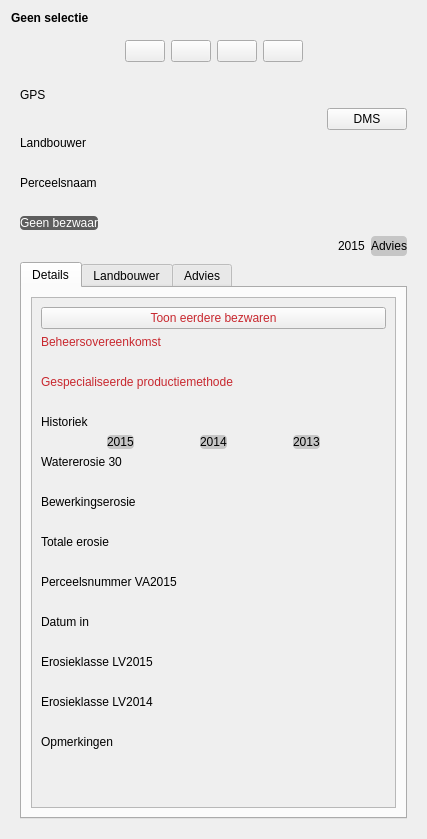
<?xml version="1.0" encoding="UTF-8"?>
<ui version="4.0">
 <class>ParcelInfoWidget</class>
 <widget class="QWidget" name="ParcelInfoWidget">
  <property name="geometry">
   <rect>
    <x>0</x>
    <y>0</y>
    <width>427</width>
    <height>839</height>
   </rect>
  </property>
  <property name="windowTitle">
   <string>Bezwaren bodemerosie</string>
  </property>
  <layout class="QVBoxLayout" name="verticalLayout_2">
   <item>
    <widget class="QLabel" name="lb_geenselectie">
     <property name="styleSheet">
      <string notr="true">* { font-weight: bold; }</string>
     </property>
     <property name="text">
      <string>Geen selectie</string>
     </property>
     <property name="alignment">
      <set>Qt::AlignLeading|Qt::AlignLeft|Qt::AlignTop</set>
     </property>
    </widget>
   </item>
   <item>
    <widget class="QWidget" name="infoWidget" native="true">
     <layout class="QVBoxLayout" name="verticalLayout">
      <item>
       <layout class="QHBoxLayout" name="horizontalLayout_3">
        <item>
         <spacer name="horizontalSpacer_2">
          <property name="orientation">
           <enum>Qt::Horizontal</enum>
          </property>
          <property name="sizeHint" stdset="0">
           <size>
            <width>0</width>
            <height>20</height>
           </size>
          </property>
         </spacer>
        </item>
        <item>
         <widget class="QPushButton" name="btn_photo">
          <property name="text">
           <string/>
          </property>
          <property name="icon">
           <iconset resource="resources.qrc">
            <normaloff>:/icons/icons/photo.png</normaloff>:/icons/icons/photo.png</iconset>
          </property>
          <property name="iconSize">
           <size>
            <width>64</width>
            <height>64</height>
           </size>
          </property>
         </widget>
        </item>
        <item>
         <widget class="QPushButton" name="btn_zoomto">
          <property name="sizePolicy">
           <sizepolicy hsizetype="Maximum" vsizetype="Maximum">
            <horstretch>0</horstretch>
            <verstretch>0</verstretch>
           </sizepolicy>
          </property>
          <property name="text">
           <string/>
          </property>
          <property name="icon">
           <iconset resource="resources.qrc">
            <normaloff>:/icons/icons/zoomto.png</normaloff>:/icons/icons/zoomto.png</iconset>
          </property>
          <property name="iconSize">
           <size>
            <width>64</width>
            <height>64</height>
           </size>
          </property>
         </widget>
        </item>
        <item>
         <widget class="EnabledBooleanButton" name="efwBtn_bezwaarformulier">
          <property name="sizePolicy">
           <sizepolicy hsizetype="Maximum" vsizetype="Maximum">
            <horstretch>0</horstretch>
            <verstretch>0</verstretch>
           </sizepolicy>
          </property>
          <property name="text">
           <string/>
          </property>
          <property name="icon">
           <iconset resource="resources.qrc">
            <normaloff>:/icons/icons/pdf.png</normaloff>:/icons/icons/pdf.png</iconset>
          </property>
          <property name="iconSize">
           <size>
            <width>64</width>
            <height>64</height>
           </size>
          </property>
         </widget>
        </item>
        <item>
         <widget class="QPushButton" name="btn_edit">
          <property name="sizePolicy">
           <sizepolicy hsizetype="Maximum" vsizetype="Maximum">
            <horstretch>0</horstretch>
            <verstretch>0</verstretch>
           </sizepolicy>
          </property>
          <property name="text">
           <string/>
          </property>
          <property name="icon">
           <iconset resource="resources.qrc">
            <normaloff>:/icons/icons/edit.png</normaloff>:/icons/icons/edit.png</iconset>
          </property>
          <property name="iconSize">
           <size>
            <width>64</width>
            <height>64</height>
           </size>
          </property>
         </widget>
        </item>
        <item>
         <spacer name="horizontalSpacer_3">
          <property name="orientation">
           <enum>Qt::Horizontal</enum>
          </property>
          <property name="sizeHint" stdset="0">
           <size>
            <width>0</width>
            <height>20</height>
           </size>
          </property>
         </spacer>
        </item>
       </layout>
      </item>
      <item>
       <widget class="ValueLabel" name="efw_uniek_id">
        <property name="styleSheet">
         <string notr="true">QLabel {
font-weight: bold;
}</string>
        </property>
        <property name="text">
         <string/>
        </property>
        <property name="alignment">
         <set>Qt::AlignLeading|Qt::AlignLeft|Qt::AlignTop</set>
        </property>
       </widget>
      </item>
      <item>
       <widget class="QLabel" name="lb_gps">
        <property name="text">
         <string>GPS</string>
        </property>
       </widget>
      </item>
      <item>
       <layout class="QHBoxLayout" name="horizontalLayout_5">
        <item>
         <widget class="QLabel" name="lbv_gps">
          <property name="styleSheet">
           <string notr="true">* { font-style: italic; }</string>
          </property>
          <property name="text">
           <string/>
          </property>
          <property name="indent">
           <number>20</number>
          </property>
          <property name="buddy">
           <cstring></cstring>
          </property>
         </widget>
        </item>
        <item>
         <widget class="QPushButton" name="btn_gpsDms">
          <property name="sizePolicy">
           <sizepolicy hsizetype="Maximum" vsizetype="Fixed">
            <horstretch>0</horstretch>
            <verstretch>0</verstretch>
           </sizepolicy>
          </property>
          <property name="text">
           <string>DMS</string>
          </property>
          <property name="checkable">
           <bool>true</bool>
          </property>
         </widget>
        </item>
       </layout>
      </item>
      <item>
       <widget class="QLabel" name="lb_naam_2">
        <property name="text">
         <string>Landbouwer</string>
        </property>
       </widget>
      </item>
      <item>
       <widget class="AutohideValueLabel" name="efw_naam">
        <property name="styleSheet">
         <string notr="true">* { font-style: italic; }</string>
        </property>
        <property name="text">
         <string/>
        </property>
        <property name="wordWrap">
         <bool>true</bool>
        </property>
        <property name="indent">
         <number>20</number>
        </property>
        <property name="buddy">
         <cstring>lb_naam_2</cstring>
        </property>
       </widget>
      </item>
      <item>
       <widget class="QLabel" name="lb_perceelsnaam">
        <property name="text">
         <string>Perceelsnaam</string>
        </property>
       </widget>
      </item>
      <item>
       <widget class="AutohideValueLabel" name="efw_perceelsnaam">
        <property name="styleSheet">
         <string notr="true">* { font-style: italic; }</string>
        </property>
        <property name="text">
         <string/>
        </property>
        <property name="wordWrap">
         <bool>true</bool>
        </property>
        <property name="indent">
         <number>20</number>
        </property>
        <property name="buddy">
         <cstring>lb_perceelsnaam</cstring>
        </property>
       </widget>
      </item>
      <item>
       <widget class="DefaultColorValueLabel" name="efw_advies_behandeld">
        <property name="sizePolicy">
         <sizepolicy hsizetype="Maximum" vsizetype="Preferred">
          <horstretch>0</horstretch>
          <verstretch>0</verstretch>
         </sizepolicy>
        </property>
        <property name="styleSheet">
         <string notr="true">* { background-color: #5D5D5D; color: white; border-radius: 4px;}</string>
        </property>
        <property name="text">
         <string>Geen bezwaar</string>
        </property>
        <property name="margin">
         <number>4</number>
        </property>
       </widget>
      </item>
      <item>
       <layout class="QHBoxLayout" name="horizontalLayout">
        <property name="spacing">
         <number>6</number>
        </property>
        <property name="sizeConstraint">
         <enum>QLayout::SetDefaultConstraint</enum>
        </property>
        <item>
         <spacer name="horizontalSpacer">
          <property name="orientation">
           <enum>Qt::Horizontal</enum>
          </property>
          <property name="sizeHint" stdset="0">
           <size>
            <width>40</width>
            <height>20</height>
           </size>
          </property>
         </spacer>
        </item>
        <item>
         <widget class="SensitivityColorLabel" name="efw2_kleur_2015">
          <property name="sizePolicy">
           <sizepolicy hsizetype="Maximum" vsizetype="Preferred">
            <horstretch>0</horstretch>
            <verstretch>0</verstretch>
           </sizepolicy>
          </property>
          <property name="text">
           <string>2015</string>
          </property>
          <property name="margin">
           <number>4</number>
          </property>
         </widget>
        </item>
        <item>
         <widget class="SensitivityColorLabel" name="efw_advies_nieuwe_kleur">
          <property name="sizePolicy">
           <sizepolicy hsizetype="Maximum" vsizetype="Preferred">
            <horstretch>0</horstretch>
            <verstretch>0</verstretch>
           </sizepolicy>
          </property>
          <property name="styleSheet">
           <string notr="true">* { background-color: #C6C6C6; color: black; border-radius: 4px;}</string>
          </property>
          <property name="text">
           <string>Advies</string>
          </property>
          <property name="margin">
           <number>4</number>
          </property>
         </widget>
        </item>
       </layout>
      </item>
      <item>
       <widget class="QTabWidget" name="lb_observaties_bewerkingserosie">
        <property name="tabPosition">
         <enum>QTabWidget::North</enum>
        </property>
        <property name="tabShape">
         <enum>QTabWidget::Rounded</enum>
        </property>
        <property name="currentIndex">
         <number>0</number>
        </property>
        <widget class="QWidget" name="tab">
         <attribute name="title">
          <string>Details</string>
         </attribute>
         <layout class="QVBoxLayout" name="verticalLayout_3">
          <item>
           <widget class="QScrollArea" name="scrollArea_3">
            <property name="widgetResizable">
             <bool>true</bool>
            </property>
            <widget class="QWidget" name="scrollAreaWidgetContents_3">
             <property name="geometry">
              <rect>
               <x>0</x>
               <y>0</y>
               <width>354</width>
               <height>649</height>
              </rect>
             </property>
             <layout class="QVBoxLayout" name="verticalLayout_8">
              <item>
               <widget class="VisibilityBooleanButton" name="efwBtn_herindiening_bezwaar">
                <property name="styleSheet">
                 <string notr="true">* { color: #C8282F; }</string>
                </property>
                <property name="text">
                 <string>Toon eerdere bezwaren</string>
                </property>
               </widget>
              </item>
              <item>
               <widget class="QLabel" name="lb_beheersovereenkomst">
                <property name="styleSheet">
                 <string notr="true">* { color: #C8282F; }</string>
                </property>
                <property name="text">
                 <string>Beheersovereenkomst</string>
                </property>
                <property name="indent">
                 <number>0</number>
                </property>
               </widget>
              </item>
              <item>
               <widget class="AutohideValueLabel" name="efw_bo">
                <property name="styleSheet">
                 <string notr="true">* { font-style: italic; color: #C8282F; }</string>
                </property>
                <property name="text">
                 <string/>
                </property>
                <property name="wordWrap">
                 <bool>true</bool>
                </property>
                <property name="indent">
                 <number>20</number>
                </property>
                <property name="buddy">
                 <cstring>lb_beheersovereenkomst</cstring>
                </property>
               </widget>
              </item>
              <item>
               <widget class="QLabel" name="lb_gespec_pm">
                <property name="styleSheet">
                 <string notr="true">* { color: #C8282F; }</string>
                </property>
                <property name="text">
                 <string>Gespecialiseerde productiemethode</string>
                </property>
                <property name="wordWrap">
                 <bool>true</bool>
                </property>
               </widget>
              </item>
              <item>
               <widget class="AutohideValueLabel" name="efw_gespec_pm">
                <property name="styleSheet">
                 <string notr="true">* { color: #C8282F; font-style: italic; }</string>
                </property>
                <property name="text">
                 <string/>
                </property>
                <property name="wordWrap">
                 <bool>true</bool>
                </property>
                <property name="indent">
                 <number>20</number>
                </property>
                <property name="buddy">
                 <cstring>lb_gespec_pm</cstring>
                </property>
               </widget>
              </item>
              <item>
               <widget class="QLabel" name="lb_historiek">
                <property name="text">
                 <string>Historiek</string>
                </property>
               </widget>
              </item>
              <item>
               <layout class="QHBoxLayout" name="horizontalLayout_2">
                <property name="spacing">
                 <number>0</number>
                </property>
                <item>
                 <widget class="SensitivityColorLabel" name="efw_kleur_2015">
                  <property name="sizePolicy">
                   <sizepolicy hsizetype="Maximum" vsizetype="Preferred">
                    <horstretch>0</horstretch>
                    <verstretch>0</verstretch>
                   </sizepolicy>
                  </property>
                  <property name="styleSheet">
                   <string notr="true">* { background-color: #C6C6C6; color: black; border-radius: 4px;}</string>
                  </property>
                  <property name="text">
                   <string>2015</string>
                  </property>
                  <property name="margin">
                   <number>4</number>
                  </property>
                 </widget>
                </item>
                <item>
                 <widget class="SensitivityColorLabel" name="efw_kleur_2014">
                  <property name="sizePolicy">
                   <sizepolicy hsizetype="Maximum" vsizetype="Preferred">
                    <horstretch>0</horstretch>
                    <verstretch>0</verstretch>
                   </sizepolicy>
                  </property>
                  <property name="styleSheet">
                   <string notr="true">* { background-color: #C6C6C6; color: black; border-radius: 4px;}</string>
                  </property>
                  <property name="text">
                   <string>2014</string>
                  </property>
                  <property name="margin">
                   <number>4</number>
                  </property>
                 </widget>
                </item>
                <item>
                 <widget class="SensitivityColorLabel" name="efw_kleur_2013">
                  <property name="sizePolicy">
                   <sizepolicy hsizetype="Maximum" vsizetype="Preferred">
                    <horstretch>0</horstretch>
                    <verstretch>0</verstretch>
                   </sizepolicy>
                  </property>
                  <property name="styleSheet">
                   <string notr="true">* { background-color: #C6C6C6; color: black; border-radius: 4px;}</string>
                  </property>
                  <property name="text">
                   <string>2013</string>
                  </property>
                  <property name="margin">
                   <number>4</number>
                  </property>
                 </widget>
                </item>
               </layout>
              </item>
              <item>
               <widget class="QLabel" name="lb_watererosie_30_2015">
                <property name="text">
                 <string>Watererosie 30</string>
                </property>
               </widget>
              </item>
              <item>
               <widget class="ValueLabel" name="efw_watererosie_30_2015">
                <property name="styleSheet">
                 <string notr="true">* { font-style: italic;}</string>
                </property>
                <property name="text">
                 <string/>
                </property>
                <property name="indent">
                 <number>20</number>
                </property>
               </widget>
              </item>
              <item>
               <widget class="QLabel" name="lb_bewerkingserosie_2015">
                <property name="text">
                 <string>Bewerkingserosie</string>
                </property>
               </widget>
              </item>
              <item>
               <widget class="ValueLabel" name="efw_bewerkingserosie_2015">
                <property name="styleSheet">
                 <string notr="true">* { font-style: italic;}</string>
                </property>
                <property name="text">
                 <string/>
                </property>
                <property name="indent">
                 <number>20</number>
                </property>
               </widget>
              </item>
              <item>
               <widget class="QLabel" name="lb_totale_erosie_2015">
                <property name="text">
                 <string>Totale erosie</string>
                </property>
               </widget>
              </item>
              <item>
               <widget class="ValueLabel" name="efw_totale_erosie_2015">
                <property name="styleSheet">
                 <string notr="true">* { font-style: italic;}</string>
                </property>
                <property name="text">
                 <string/>
                </property>
                <property name="indent">
                 <number>20</number>
                </property>
               </widget>
              </item>
              <item>
               <widget class="QLabel" name="lb_perceelsnr_va2015">
                <property name="text">
                 <string>Perceelsnummer VA2015</string>
                </property>
               </widget>
              </item>
              <item>
               <widget class="ValueLabel" name="efw2_perceelsnr_va_2015">
                <property name="styleSheet">
                 <string notr="true">* { font-style: italic; }</string>
                </property>
                <property name="text">
                 <string/>
                </property>
                <property name="indent">
                 <number>20</number>
                </property>
               </widget>
              </item>
              <item>
               <widget class="QLabel" name="lb_datum_in">
                <property name="text">
                 <string>Datum in</string>
                </property>
               </widget>
              </item>
              <item>
               <widget class="ValueLabel" name="efw_datum_bezwaar">
                <property name="styleSheet">
                 <string notr="true">* { font-style: italic; }</string>
                </property>
                <property name="text">
                 <string/>
                </property>
                <property name="indent">
                 <number>20</number>
                </property>
               </widget>
              </item>
              <item>
               <widget class="QLabel" name="lb_erosieklasse_lv_2015">
                <property name="text">
                 <string>Erosieklasse LV2015</string>
                </property>
               </widget>
              </item>
              <item>
               <widget class="ValueLabel" name="efw_erosieklasse_lv_2015">
                <property name="styleSheet">
                 <string notr="true">* { font-style: italic; }</string>
                </property>
                <property name="text">
                 <string/>
                </property>
                <property name="wordWrap">
                 <bool>true</bool>
                </property>
                <property name="indent">
                 <number>20</number>
                </property>
               </widget>
              </item>
              <item>
               <widget class="QLabel" name="lb_erosieklasse_lv_2014">
                <property name="text">
                 <string>Erosieklasse LV2014</string>
                </property>
               </widget>
              </item>
              <item>
               <widget class="AutohideValueLabel" name="efw_erosieklasse_lv_2014">
                <property name="styleSheet">
                 <string notr="true">* { font-style: italic; }</string>
                </property>
                <property name="text">
                 <string/>
                </property>
                <property name="wordWrap">
                 <bool>true</bool>
                </property>
                <property name="indent">
                 <number>20</number>
                </property>
                <property name="buddy">
                 <cstring>lb_erosieklasse_lv_2014</cstring>
                </property>
               </widget>
              </item>
              <item>
               <widget class="QLabel" name="lb_opmerking">
                <property name="text">
                 <string>Opmerkingen</string>
                </property>
               </widget>
              </item>
              <item>
               <widget class="AutohideValueLabel" name="efw_opmerking">
                <property name="styleSheet">
                 <string notr="true">* { font-style: italic;}</string>
                </property>
                <property name="text">
                 <string/>
                </property>
                <property name="indent">
                 <number>20</number>
                </property>
                <property name="buddy">
                 <cstring>lb_opmerking</cstring>
                </property>
               </widget>
              </item>
              <item>
               <spacer name="verticalSpacer">
                <property name="orientation">
                 <enum>Qt::Vertical</enum>
                </property>
                <property name="sizeHint" stdset="0">
                 <size>
                  <width>20</width>
                  <height>0</height>
                 </size>
                </property>
               </spacer>
              </item>
             </layout>
            </widget>
           </widget>
          </item>
         </layout>
        </widget>
        <widget class="QWidget" name="tab_2">
         <attribute name="title">
          <string>Landbouwer</string>
         </attribute>
         <layout class="QVBoxLayout" name="verticalLayout_4">
          <item>
           <widget class="QScrollArea" name="scrollArea_2">
            <property name="frameShape">
             <enum>QFrame::NoFrame</enum>
            </property>
            <property name="frameShadow">
             <enum>QFrame::Plain</enum>
            </property>
            <property name="lineWidth">
             <number>0</number>
            </property>
            <property name="widgetResizable">
             <bool>true</bool>
            </property>
            <widget class="QWidget" name="scrollAreaWidgetContents_2">
             <property name="geometry">
              <rect>
               <x>0</x>
               <y>0</y>
               <width>356</width>
               <height>533</height>
              </rect>
             </property>
             <layout class="QVBoxLayout" name="verticalLayout_7">
              <item>
               <widget class="EnabledBooleanButton" name="efwBtnAndereBezwaren_advies_behandeld">
                <property name="text">
                 <string>Toon alle bezwaren</string>
                </property>
               </widget>
              </item>
              <item>
               <widget class="QLabel" name="lb_producentnummer">
                <property name="text">
                 <string>Producentnummer</string>
                </property>
               </widget>
              </item>
              <item>
               <widget class="ValueLabel" name="efw_producentnr">
                <property name="styleSheet">
                 <string notr="true">* { font-style: italic; }</string>
                </property>
                <property name="text">
                 <string/>
                </property>
                <property name="indent">
                 <number>20</number>
                </property>
               </widget>
              </item>
              <item>
               <widget class="QLabel" name="lb_naam">
                <property name="text">
                 <string>Naam</string>
                </property>
               </widget>
              </item>
              <item>
               <widget class="ValueLabel" name="efw2_naam">
                <property name="styleSheet">
                 <string notr="true">* { font-style: italic; }</string>
                </property>
                <property name="text">
                 <string/>
                </property>
                <property name="wordWrap">
                 <bool>true</bool>
                </property>
                <property name="indent">
                 <number>20</number>
                </property>
               </widget>
              </item>
              <item>
               <widget class="QLabel" name="lb_adres">
                <property name="text">
                 <string>Adres</string>
                </property>
               </widget>
              </item>
              <item>
               <widget class="ValueLabel" name="efw_straat_met_nr">
                <property name="styleSheet">
                 <string notr="true">* { font-style: italic; }</string>
                </property>
                <property name="text">
                 <string/>
                </property>
                <property name="wordWrap">
                 <bool>true</bool>
                </property>
                <property name="indent">
                 <number>20</number>
                </property>
               </widget>
              </item>
              <item>
               <layout class="QHBoxLayout" name="horizontalLayout_4">
                <item>
                 <spacer name="horizontalSpacer_4">
                  <property name="orientation">
                   <enum>Qt::Horizontal</enum>
                  </property>
                  <property name="sizeType">
                   <enum>QSizePolicy::Fixed</enum>
                  </property>
                  <property name="sizeHint" stdset="0">
                   <size>
                    <width>20</width>
                    <height>0</height>
                   </size>
                  </property>
                 </spacer>
                </item>
                <item>
                 <widget class="ValueLabel" name="efw_postcode">
                  <property name="sizePolicy">
                   <sizepolicy hsizetype="Maximum" vsizetype="Preferred">
                    <horstretch>0</horstretch>
                    <verstretch>0</verstretch>
                   </sizepolicy>
                  </property>
                  <property name="styleSheet">
                   <string notr="true">* { font-style: italic; }</string>
                  </property>
                  <property name="text">
                   <string/>
                  </property>
                 </widget>
                </item>
                <item>
                 <widget class="ValueLabel" name="efw_gemeente">
                  <property name="styleSheet">
                   <string notr="true">* { font-style: italic; }</string>
                  </property>
                  <property name="text">
                   <string/>
                  </property>
                 </widget>
                </item>
               </layout>
              </item>
              <item>
               <widget class="QLabel" name="lb_email">
                <property name="text">
                 <string>E-mail</string>
                </property>
               </widget>
              </item>
              <item>
               <widget class="AutohideValueLabel" name="efw_email">
                <property name="styleSheet">
                 <string notr="true">* { font-style: italic; }</string>
                </property>
                <property name="text">
                 <string/>
                </property>
                <property name="wordWrap">
                 <bool>true</bool>
                </property>
                <property name="indent">
                 <number>20</number>
                </property>
                <property name="buddy">
                 <cstring>lb_email</cstring>
                </property>
               </widget>
              </item>
              <item>
               <widget class="QLabel" name="lb_telefoon_2">
                <property name="text">
                 <string>Telefoon</string>
                </property>
               </widget>
              </item>
              <item>
               <widget class="AutohideValueLabel" name="efw2_telefoon">
                <property name="styleSheet">
                 <string notr="true">* { font-style: italic; }</string>
                </property>
                <property name="text">
                 <string/>
                </property>
                <property name="indent">
                 <number>20</number>
                </property>
               </widget>
              </item>
              <item>
               <widget class="AutohideValueLabel" name="efw2_gsm">
                <property name="styleSheet">
                 <string notr="true">* { font-style: italic; }</string>
                </property>
                <property name="text">
                 <string/>
                </property>
                <property name="indent">
                 <number>20</number>
                </property>
               </widget>
              </item>
              <item>
               <widget class="QLabel" name="lb_hoofdteelt">
                <property name="text">
                 <string>Hoofdteelt</string>
                </property>
               </widget>
              </item>
              <item>
               <widget class="AutohideValueLabel" name="efw_hoofdteelt">
                <property name="styleSheet">
                 <string notr="true">* { font-style: italic; }</string>
                </property>
                <property name="text">
                 <string/>
                </property>
                <property name="wordWrap">
                 <bool>true</bool>
                </property>
                <property name="indent">
                 <number>20</number>
                </property>
                <property name="buddy">
                 <cstring>lb_hoofdteelt</cstring>
                </property>
               </widget>
              </item>
              <item>
               <widget class="QLabel" name="lb_voorteelt">
                <property name="text">
                 <string>Voorteelt</string>
                </property>
               </widget>
              </item>
              <item>
               <widget class="AutohideValueLabel" name="efw_voorteelt">
                <property name="styleSheet">
                 <string notr="true">* { font-style: italic; }</string>
                </property>
                <property name="text">
                 <string/>
                </property>
                <property name="wordWrap">
                 <bool>true</bool>
                </property>
                <property name="indent">
                 <number>20</number>
                </property>
                <property name="buddy">
                 <cstring>lb_voorteelt</cstring>
                </property>
               </widget>
              </item>
              <item>
               <widget class="QLabel" name="lb_nateelt">
                <property name="text">
                 <string>Nateelt</string>
                </property>
               </widget>
              </item>
              <item>
               <widget class="AutohideValueLabel" name="efw_nateelt">
                <property name="styleSheet">
                 <string notr="true">* { font-style: italic; }</string>
                </property>
                <property name="text">
                 <string/>
                </property>
                <property name="wordWrap">
                 <bool>true</bool>
                </property>
                <property name="indent">
                 <number>20</number>
                </property>
                <property name="buddy">
                 <cstring>lb_nateelt</cstring>
                </property>
               </widget>
              </item>
              <item>
               <spacer name="verticalSpacer_2">
                <property name="orientation">
                 <enum>Qt::Vertical</enum>
                </property>
                <property name="sizeHint" stdset="0">
                 <size>
                  <width>20</width>
                  <height>0</height>
                 </size>
                </property>
               </spacer>
              </item>
             </layout>
            </widget>
           </widget>
          </item>
         </layout>
        </widget>
        <widget class="QWidget" name="tab_3">
         <attribute name="title">
          <string>Advies</string>
         </attribute>
         <layout class="QVBoxLayout" name="verticalLayout_5">
          <item>
           <widget class="QScrollArea" name="scrollArea">
            <property name="autoFillBackground">
             <bool>false</bool>
            </property>
            <property name="styleSheet">
             <string notr="true"/>
            </property>
            <property name="frameShape">
             <enum>QFrame::NoFrame</enum>
            </property>
            <property name="frameShadow">
             <enum>QFrame::Plain</enum>
            </property>
            <property name="lineWidth">
             <number>0</number>
            </property>
            <property name="widgetResizable">
             <bool>true</bool>
            </property>
            <widget class="QWidget" name="scrollAreaWidgetContents">
             <property name="geometry">
              <rect>
               <x>0</x>
               <y>0</y>
               <width>356</width>
               <height>389</height>
              </rect>
             </property>
             <layout class="QVBoxLayout" name="verticalLayout_6">
              <item>
               <widget class="QLabel" name="lb_advies_aanvaarding">
                <property name="text">
                 <string>Advies aanvaarding</string>
                </property>
               </widget>
              </item>
              <item>
               <widget class="ValueMappedLabel" name="efw_advies_aanvaarding">
                <property name="styleSheet">
                 <string notr="true">* { font-style: italic; }</string>
                </property>
                <property name="text">
                 <string/>
                </property>
                <property name="indent">
                 <number>20</number>
                </property>
               </widget>
              </item>
              <item>
               <widget class="QLabel" name="lb_datum_veldbezoek">
                <property name="text">
                 <string>Datum veldbezoek</string>
                </property>
               </widget>
              </item>
              <item>
               <widget class="ValueLabel" name="efw_datum_veldbezoek">
                <property name="styleSheet">
                 <string notr="true">* { font-style: italic; }</string>
                </property>
                <property name="text">
                 <string/>
                </property>
                <property name="indent">
                 <number>20</number>
                </property>
               </widget>
              </item>
              <item>
               <widget class="QLabel" name="lb_gewas_veldbezoek">
                <property name="text">
                 <string>Gewas veldbezoek</string>
                </property>
               </widget>
              </item>
              <item>
               <widget class="ValueLabel" name="efw_gewas_veldbezoek">
                <property name="styleSheet">
                 <string notr="true">* { font-style: italic; }</string>
                </property>
                <property name="text">
                 <string/>
                </property>
                <property name="textFormat">
                 <enum>Qt::AutoText</enum>
                </property>
                <property name="scaledContents">
                 <bool>false</bool>
                </property>
                <property name="wordWrap">
                 <bool>true</bool>
                </property>
                <property name="indent">
                 <number>20</number>
                </property>
               </widget>
              </item>
              <item>
               <widget class="QLabel" name="lb_observaties_watererosie">
                <property name="text">
                 <string>Observatie watererosie</string>
                </property>
                <property name="wordWrap">
                 <bool>true</bool>
                </property>
               </widget>
              </item>
              <item>
               <widget class="ValueLabel" name="efw_observaties_watererosie">
                <property name="styleSheet">
                 <string notr="true">* { font-style: italic; }</string>
                </property>
                <property name="text">
                 <string/>
                </property>
                <property name="wordWrap">
                 <bool>true</bool>
                </property>
                <property name="indent">
                 <number>20</number>
                </property>
               </widget>
              </item>
              <item>
               <widget class="QLabel" name="lb_observaties_bewerkingserosie_2">
                <property name="text">
                 <string>Observatie bewerkingserosie</string>
                </property>
                <property name="wordWrap">
                 <bool>true</bool>
                </property>
               </widget>
              </item>
              <item>
               <widget class="ValueLabel" name="efw_observaties_bewerkingserosie">
                <property name="styleSheet">
                 <string notr="true">* { font-style: italic; }</string>
                </property>
                <property name="text">
                 <string/>
                </property>
                <property name="wordWrap">
                 <bool>true</bool>
                </property>
                <property name="indent">
                 <number>20</number>
                </property>
               </widget>
              </item>
              <item>
               <widget class="QLabel" name="lb_andere_observaties">
                <property name="text">
                 <string>Andere observaties</string>
                </property>
               </widget>
              </item>
              <item>
               <widget class="ValueLabel" name="efw_andere_observaties">
                <property name="styleSheet">
                 <string notr="true">* { font-style: italic; }</string>
                </property>
                <property name="text">
                 <string/>
                </property>
                <property name="wordWrap">
                 <bool>true</bool>
                </property>
                <property name="indent">
                 <number>20</number>
                </property>
               </widget>
              </item>
              <item>
               <widget class="QLabel" name="lb_opmerkingen_veld">
                <property name="text">
                 <string>Opmerkingen veldbezoek</string>
                </property>
               </widget>
              </item>
              <item>
               <widget class="ValueLabel" name="efw_opmerkingen_veldbezoek">
                <property name="styleSheet">
                 <string notr="true">* { font-style: italic; }</string>
                </property>
                <property name="text">
                 <string/>
                </property>
                <property name="wordWrap">
                 <bool>true</bool>
                </property>
                <property name="indent">
                 <number>20</number>
                </property>
               </widget>
              </item>
              <item>
               <spacer name="verticalSpacer_3">
                <property name="orientation">
                 <enum>Qt::Vertical</enum>
                </property>
                <property name="sizeHint" stdset="0">
                 <size>
                  <width>20</width>
                  <height>0</height>
                 </size>
                </property>
               </spacer>
              </item>
             </layout>
            </widget>
           </widget>
          </item>
         </layout>
        </widget>
       </widget>
      </item>
     </layout>
    </widget>
   </item>
  </layout>
 </widget>
 <customwidgets>
  <customwidget>
   <class>AutohideValueLabel</class>
   <extends>QLabel</extends>
   <header>Erosiebezwaren/widgets/valuelabel.h</header>
  </customwidget>
  <customwidget>
   <class>SensitivityColorLabel</class>
   <extends>QLabel</extends>
   <header>Erosiebezwaren/widgets/valuelabel.h</header>
  </customwidget>
  <customwidget>
   <class>DefaultColorValueLabel</class>
   <extends>QLabel</extends>
   <header>Erosiebezwaren/widgets/valuelabel.h</header>
  </customwidget>
  <customwidget>
   <class>EnabledBooleanButton</class>
   <extends>QPushButton</extends>
   <header>Erosiebezwaren/widgets/valuelabel.h</header>
  </customwidget>
  <customwidget>
   <class>ValueLabel</class>
   <extends>QLabel</extends>
   <header>Erosiebezwaren/widgets/valuelabel.h</header>
  </customwidget>
  <customwidget>
   <class>ValueMappedLabel</class>
   <extends>QLabel</extends>
   <header>Erosiebezwaren/widgets/valuelabel.h</header>
  </customwidget>
  <customwidget>
   <class>VisibilityBooleanButton</class>
   <extends>QPushButton</extends>
   <header>Erosiebezwaren/widgets/valuelabel.h</header>
  </customwidget>
 </customwidgets>
 <resources>
  <include location="resources.qrc"/>
 </resources>
 <connections/>
</ui>
